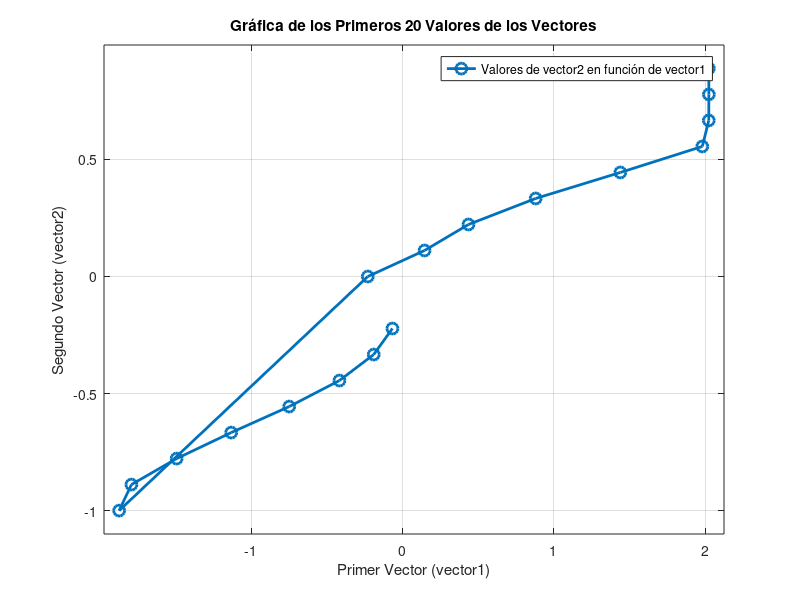

Here is the MATLAB script that generated this plot:

load('torque_velocity_data.mat')

% Inicializar un vector para almacenar los promedios
promedios_cambio = [];
valores = [];
% Inicializar la posición inicial para el promedio
inicio = 1;

% Recorrer el vector y detectar cambios
for k = 2:length(left_data)
    if left_data(k) ~= left_data(k-1) % Verificar si hay un cambio en el valor
        % Calcular el promedio de vector2 entre 'inicio' y 'k'
        promedio = mean(linear_velocity_data(inicio:k-1));
        promedios_cambio = [promedios_cambio, promedio]; % Almacenar el promedio
        valores= [valores, left_data(k-1)]; % Almacenar el promedio
        inicio = k; % Actualizar la posición inicial para el siguiente rango
    end
end

% Calcular el promedio para el último segmento, si hay cambios
if inicio <= length(left_data)
    promedio = mean(linear_velocity_data(inicio:end));
    promedios_cambio = [promedios_cambio, promedio]; % Almacenar el promedio del último segmento
    valores= [valores, left_data(10208)]; % Almacenar el promedio
end

% Tomar los primeros 20 valores de cada vector
x = [promedios_cambio(13:21), promedios_cambio(2:9)];
y = [valores(13:21), valores(2:9)];
% Graficar los valores
figure; % Crear una nueva figura
plot(x,y, 'o-', 'LineWidth', 2, 'MarkerSize', 8); % Graficar con marcadores y líneas
grid on; % Activar la cuadrícula
title('Gráfica de los Primeros 20 Valores de los Vectores');
xlabel('Primer Vector (vector1)');
ylabel('Segundo Vector (vector2)');
xlim([min(x)-0.1, max(x)+0.1]); % Ajustar los límites del eje x
ylim([min(y)-0.1, max(y)+0.1]); % Ajustar los límites del eje y
legend('Valores de vector2 en función de vector1', 'Location', 'best'); % Añadir leyenda